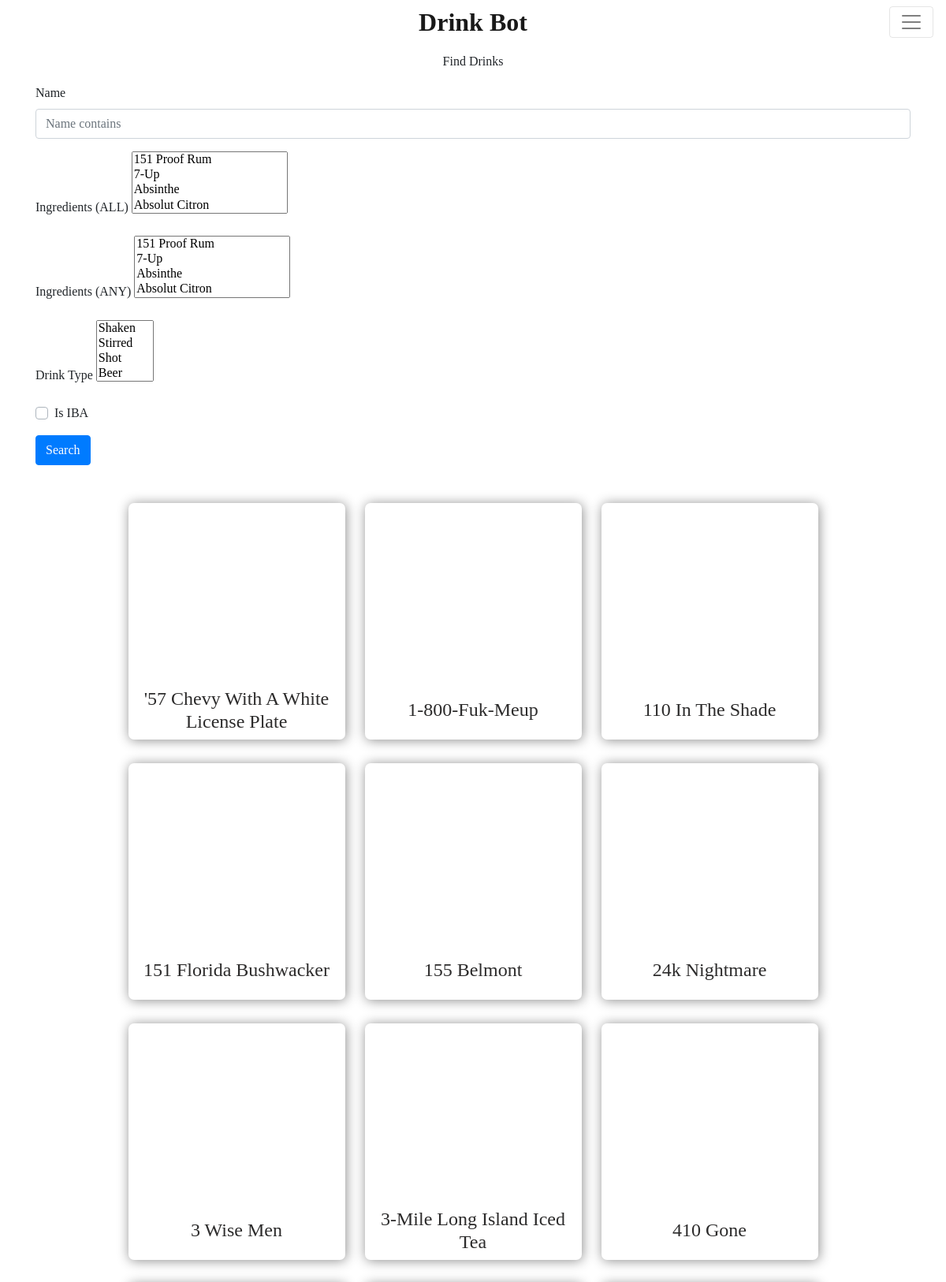
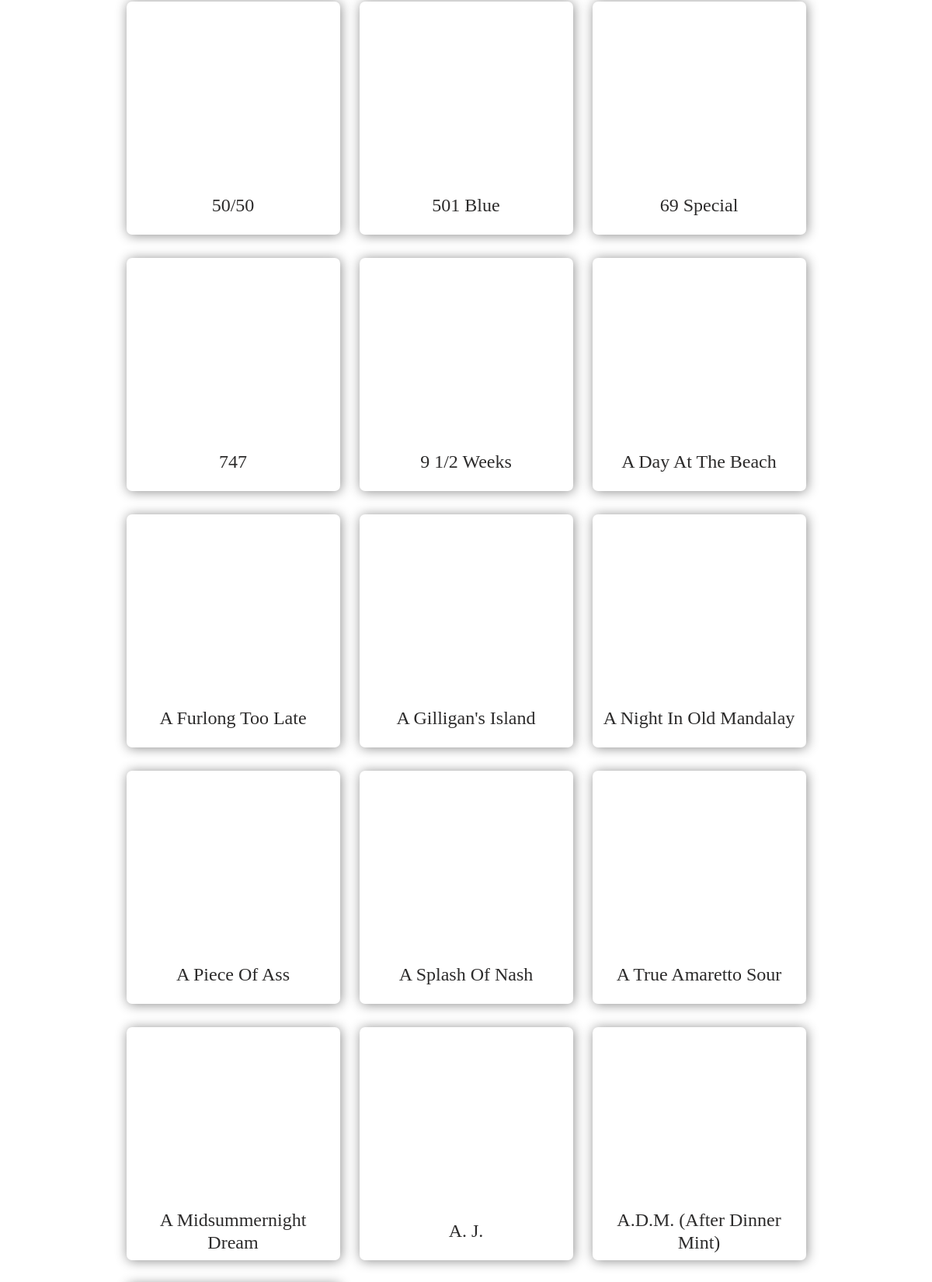
/all-drinks/ (upper part), run on the app's committed database (2 pictures, top to bottom).
### drink_app/models.py (models this page shows, shortened)
class Drink(models.Model):
    name = models.CharField(max_length=100)
    category = models.CharField(max_length=100)
    date_modified = models.CharField(max_length=100)
    drink_alternate = models.CharField(max_length=100)
    garnish1 = models.CharField(max_length=100)
    garnish2 = models.CharField(max_length=100)
    glass = models.CharField(max_length=100)
    iba = models.CharField(max_length=100)
    ingredient1 = models.CharField(max_length=100)
    ingredient2 = models.CharField(max_length=100)
    ingredient3 = models.CharField(max_length=100)
    ingredient4 = models.CharField(max_length=100)
    ingredient5 = models.CharField(max_length=100)
    ingredient6 = models.CharField(max_length=100)
    ingredient7 = models.CharField(max_length=100)
    ingredient8 = models.CharField(max_length=100)
    instructions = models.TextField()
    measure1 = models.CharField(max_length=100)
    measure2 = models.CharField(max_length=100)
    measure3 = models.CharField(max_length=100)
    measure4 = models.CharField(max_length=100)
    measure5 = models.CharField(max_length=100)
    measure6 = models.CharField(max_length=100)
    measure7 = models.CharField(max_length=100)
    measure8 = models.CharField(max_length=100)
    non_pump_ingr1 = models.CharField(max_length=100)
    non_pump_ingr2 = models.CharField(max_length=100)
    non_pump_ingr3 = models.CharField(max_length=100)
    non_pump_meas1 = models.CharField(max_length=100)
    non_pump_meas2 = models.CharField(max_length=100)
    non_pump_meas3 = models.CharField(max_length=100)
    tags = models.CharField(max_length=100)
    thumbnail = models.URLField(max_length=300)
    mix_type = models.CharField(max_length=100)
    substitute1 = models.CharField(max_length=100,default='None')
    substitute2 = models.CharField(max_length=100,default='None')
    substitute3 = models.CharField(max_length=100,default='None')
    substitute4 = models.CharField(max_length=100,default='None')
    substitute5 = models.CharField(max_length=100,default='None')
    substitute6 = models.CharField(max_length=100,default='None')
    substitute7 = models.CharField(max_length=100,default='None')
    substitute8 = models.CharField(max_length=100,default='None')
    def get_meas(self):
        all_meas = [self.measure1,self.measure2,self.measure3,self.measure4,self.measure5,self.measure6,
                self.measure7,self.measure8,self.non_pump_meas1,self.non_pump_meas2,self.non_pump_meas3]
        measures = []
        for meas in all_meas:
            if meas != 'None':
                measures.append(meas)
        return measures
    def get_ingrs_subs(self):
        all_ingr = [self.ingredient1,self.ingredient2,self.ingredient3,self.ingredient4,self.ingredient5,self.ingredient6,
                self.ingredient7,self.ingredient8,self.non_pump_ingr1,self.non_pump_ingr2,self.non_pump_ingr3]
        all_subs = [self.substitute1,self.substitute2,self.substitute3,self.substitute4,self.substitute5,self.substitute6,
                self.substitute7,self.substitute8,'None','None','None']
        ingrs_subs = []
        for ingr,sub in zip(all_ingr,all_subs):
            if ingr != 'None':
                ingrs_subs.append((ingr,sub))
        return ingrs_subs

### drink_app/views.py (the view)
# urls.py: path('all-drinks/', views.all_drinks, name='all-drinks')
def all_drinks(request):
    drinks = Drink.objects.all().order_by('name')
    name_contains = request.GET.get('name_contains')
    is_iba = request.GET.get('is_iba')
    ingredients = request.GET.getlist('ingredients-all')
    ingredients_any = request.GET.getlist('ingredients-any')
    drink_type = request.GET.getlist('type')
    if name_contains != '' and name_contains is not None:
        drinks = drinks.filter(name__icontains=name_contains)
    if drink_type and drink_type is not None:
        drinks = drinks.filter(mix_type__in=drink_type)
    if is_iba == 'on':
        drinks = drinks.exclude(iba__exact='None')
    if ingredients and ingredients is not None:
        drinks = [drink for drink in drinks if set(ingredients).issubset(set(drink.get_ingrs()))]
    if ingredients_any and ingredients_any is not None:
        drinks = [drink for drink in drinks if set(ingredients_any).intersection(set(drink.get_ingrs()))]
    paginator = Paginator(drinks, 25) # Show 25 contacts per page.
    page_number = request.GET.get('page')
    page_obj = paginator.get_page(page_number)
    context = {
        'drinks': page_obj ,
        'ingrs': Ingredient.objects.all().order_by('name')
        }
    return render(request,'drink_app/all_drinks.html', context)

### drink_app/templatetags/drink_app_extras.py (called while the page is built)
@register.simple_tag
def url_replace(request, field, value):
    dict_ = request.GET.copy()
    dict_[field] = value
    return dict_.urlencode()

### drink_app/templates/drink_app/all_drinks.html (shortened to what this page needs)
{% extends "drink_app/base.html" %}
{% load drink_app_extras %}
{% block content %}
<link rel="stylesheet" href="https://cdn.jsdelivr.net/npm/multiple-select-js/dist/css/multiple-select.css">
    <div class="intro-sec">
        <div class="home-heading-div">
            <p class="paragraph1">Find Drinks</p>
        </div>
    </div>
    <div class="filter-section container d-flex flex-column justify-content-center mb-5">
        <form method="GET" action=".">
            <div class="form-row">
                <div class="form-group col-md-12">
                  <label for="inputAddress">Name</label>
                  <input type="text" class="form-control" id="name" placeholder="Name contains" type="search" name="name_contains">
                </div>
            </div>
            <div class="form-row">
                <div class="form-group col-md-12">
                    <label for="select-ingredient">Ingredients (ALL)</label>
                    <select id="select-multiple-ingr-all" name="ingredients-all" multiple>
                      {% for ingr in ingrs %}
                          <option value="{{ ingr.name }}">{{ ingr.name|title }}</option>
                      {% endfor %}
                    </select>
                </div>
            </div>
            <div class="form-row">
                <div class="form-group col-md-12">
                    <label for="select-ingredient">Ingredients (ANY)</label>
                    <select id="select-multiple-ingr-any" name="ingredients-any" multiple>
                      {% for ingr in ingrs %}
                          <option value="{{ ingr.name }}">{{ ingr.name|title }}</option>
                      {% endfor %}
                    </select>
                </div>
            </div>
            <div class="form-row">
                <div class="form-group col-md-12">
                    <label for="select-type">Drink Type</label>
                    <select id="select-multiple-type" name="type" multiple>
                        <option value="shaken">Shaken</option>
                        <option value="stirred">Stirred</option>
                        <option value="shot">Shot</option>
                        <option value="beer">Beer</option>
                        <option value="tea">Tea</option>
                    </select>
                </div>
            </div>
            <div class="form-check custom-control custom-checkbox col-md-12">
              <label class="custom-control-label" for="iba">Is IBA</label>
            </div>
            <button type="submit" class="btn btn-primary mt-3">Search</button>
        </form>
    </div>
    <div class="drink_select_sec">
        <div class="drink_grid_wrapper">
            <div class="drinks_grid">
                {% for drink in drinks %}
                    <a data-toggle="modal" href="#Modal{{ forloop.counter0 }}" class="drink_block">
                        <div class="image_div" style="background:url('{{drink.thumbnail}}'); background-size: cover;background-position: 50% 20%;background-repeat: no-repeat;">
                        </div>
                        <div class="drink_text_div">
                            <h2 class="drink_name">{{ drink.name|title }}</h2>
                        </div>
                    </a>
                {% endfor %}
            </div>
        </div>
    </div>
{% endblock content%}

### drink_app/static/drink_app/styles.css (style rules this page uses)
.paragraph1 { text-align: center; margin-top: 10px; }
.body { font-family: Georgia, Times, 'Times New Roman', serif; }
.drink_block { width: 275px; height: 300px; border-radius: 7px; box-shadow: 1px 1px 15px 0 #8d8d8d; text-decoration: none !important; transition: transform 0.3s ease-in-out; }
.image_div { height: 75%; border-top-left-radius: 7px; border-top-right-radius: 7px; background-position: 50% 50%; background-size: cover; background-repeat: no-repeat; }
.drink_text_div { height: 25%; display: flex; justify-content: center; align-items: center; flex-direction: column; justify-items: center; align-content: center; }
.drinks_grid { display: grid; grid-gap: 30px; column-gap: 50px; grid-template-columns: repeat(auto-fit, minmax(250px, .25fr)); grid-auto-rows: 300px; grid-auto-flow: row dense; align-content: center !important; justify-content: center !important; align-items: center !important; justify-items: center !important; width: 90vw; max-width: 1600px; }
.drink_select_sec { display: flex; justify-content: center; align-items: center; flex-direction: column; margin-top: 0px; margin-bottom: 40px; }
.drink_grid_wrapper { display: flex; justify-content: center; align-items: stretch; flex-direction: row; }
.drink_name { text-align: center; color: #2c2b2b; text-decoration: none; margin: 0px 10px; font-size: 24px; }
.home-heading-div { display: flex; align-content: center; justify-content: center; align-items: center; justify-items: center; flex-direction: column; }
.form-row { display: flex; align-content: center; justify-content: left; align-items: left; justify-items: center; flex-direction: row; }

### data on the page
Drink: name "'57 Chevy With A White License Plate"
Drink: name "1-800-Fuk-Meup"
Drink: name "110 In The Shade"
Drink: name "151 Florida Bushwacker"
Drink: name "155 Belmont"
Drink: name "24k Nightmare"
Drink: name "3 Wise Men"
Drink: name "3-Mile Long Island Iced Tea"
Drink: name "410 Gone"
Drink: name "50/50"
Drink: name "501 Blue"
Drink: name "69 Special"
Drink: name "747"
Drink: name "9 1/2 Weeks"
Drink: name "A Day At The Beach"
Drink: name "A Furlong Too Late"
Drink: name "A Gilligan's Island"
Drink: name "A Night In Old Mandalay"
Drink: name "A Piece Of Ass"
Drink: name "A Splash Of Nash"
Drink: name "A True Amaretto Sour"
Drink: name "A Midsummernight Dream"
Drink: name "A. J."
Drink: name "A.D.M. (After Dinner Mint)"
